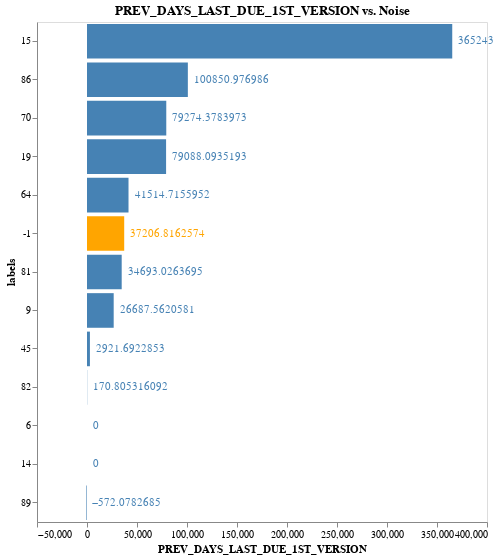

Notebook code for this chart:
### Markdown cell above
## Interpretation

Given that this feature is the ratio of an applicant's age to their number of days emplyed, it is not suprising that clusters 6 and 81 have the lowest percentage of their lives employed, while cluster 64 has spent most of their lives employed. These two features can be said to account for an applicant's life-experience and maturity.

### Code cell
plot_feature(top_5[3])

### Figure 1 — Vega-Lite specification as saved in the notebook (floating-point values rounded to 4 significant figures)
{"config": {"view": {"continuousWidth": 400, "continuousHeight": 300}}, "layer": [{"mark": "bar", "encoding": {"color": {"condition": {"value": "orange", "test": "(datum.labels === -1)"}, "value": "steelblue"}, "x": {"type": "quantitative", "axis": {"grid": false}, "field": "PREV_DAYS_LAST_DUE_1ST_VERSION", "title": "PREV_DAYS_LAST_DUE_1ST_VERSION"}, "y": {"type": "nominal", "field": "labels", "sort": {"field": "PREV_DAYS_LAST_DUE_1ST_VERSION", "order": "descending"}}}, "title": "PREV_DAYS_LAST_DUE_1ST_VERSION vs. Noise"}, {"mark": {"type": "text", "align": "left", "baseline": "middle", "dx": 6}, "encoding": {"color": {"condition": {"value": "orange", "test": "(datum.labels === -1)"}, "value": "steelblue"}, "text": {"type": "quantitative", "field": "PREV_DAYS_LAST_DUE_1ST_VERSION"}, "x": {"type": "quantitative", "axis": {"grid": false}, "field": "PREV_DAYS_LAST_DUE_1ST_VERSION", "title": "PREV_DAYS_LAST_DUE_1ST_VERSION"}, "y": {"type": "nominal", "field": "labels", "sort": {"field": "PREV_DAYS_LAST_DUE_1ST_VERSION", "order": "descending"}}}, "title": "PREV_DAYS_LAST_DUE_1ST_VERSION vs. Noise"}], "data": {"name": "data-80151b2b632f60379efc8b7cd56cab7f"}, "height": 500, "width": 450, "$schema": "https://vega.github.io/schema/vega-lite/v4.0.2.json", "datasets": {"data-80151b2b632f60379efc8b7cd56cab7f": [{"labels": -1, "PREV_DAYS_FIRST_DUE": 3839.0, "DAYS_EMPLOYED": 2376.0, "PERCENT_EMPLOYED_TO_AGE": 0.1504, "PREV_DAYS_LAST_DUE_1ST_VERSION": 37210.0, "FLAG_EMP_PHONE": 0.8787, "TARGET": 0.08115}, {"labels": 6, "PREV_DAYS_FIRST_DUE": 0.0, "DAYS_EMPLOYED": 63.45, "PERCENT_EMPLOYED_TO_AGE": 0.002907, "PREV_DAYS_LAST_DUE_1ST_VERSION": 0.0, "FLAG_EMP_PHONE": 0.07609, "TARGET": 0.07143}, {"labels": 9, "PREV_DAYS_FIRST_DUE": 10860.0, "DAYS_EMPLOYED": 2340.0, "PERCENT_EMPLOYED_TO_AGE": 0.1428, "PREV_DAYS_LAST_DUE_1ST_VERSION": 26690.0, "FLAG_EMP_PHONE": 0.8258, "TARGET": 0.0947}, {"labels": 14, "PREV_DAYS_FIRST_DUE": 0.0, "DAYS_EMPLOYED": 2032.0, "PERCENT_EMPLOYED_TO_AGE": 0.1356, "PREV_DAYS_LAST_DUE_1ST_VERSION": 0.0, "FLAG_EMP_PHONE": 0.9984, "TARGET": 0.06373}, {"labels": 15, "PREV_DAYS_FIRST_DUE": -1332.0, "DAYS_EMPLOYED": 1810.0, "PERCENT_EMPLOYED_TO_AGE": 0.1165, "PREV_DAYS_LAST_DUE_1ST_VERSION": 365200.0, "FLAG_EMP_PHONE": 0.8698, "TARGET": 0.1264}, {"labels": 19, "PREV_DAYS_FIRST_DUE": -727.3, "DAYS_EMPLOYED": 1945.0, "PERCENT_EMPLOYED_TO_AGE": 0.1213, "PREV_DAYS_LAST_DUE_1ST_VERSION": 79090.0, "FLAG_EMP_PHONE": 0.7607, "TARGET": 0.04908}, {"labels": 45, "PREV_DAYS_FIRST_DUE": 1885.0, "DAYS_EMPLOYED": 1543.0, "PERCENT_EMPLOYED_TO_AGE": 0.1174, "PREV_DAYS_LAST_DUE_1ST_VERSION": 2922.0, "FLAG_EMP_PHONE": 0.9775, "TARGET": 0.1139}, {"labels": 64, "PREV_DAYS_FIRST_DUE": 260.1, "DAYS_EMPLOYED": 2736.0, "PERCENT_EMPLOYED_TO_AGE": 0.1586, "PREV_DAYS_LAST_DUE_1ST_VERSION": 41510.0, "FLAG_EMP_PHONE": 0.8374, "TARGET": 0.07412}, {"labels": 70, "PREV_DAYS_FIRST_DUE": 127.1, "DAYS_EMPLOYED": 2226.0, "PERCENT_EMPLOYED_TO_AGE": 0.1455, "PREV_DAYS_LAST_DUE_1ST_VERSION": 79270.0, "FLAG_EMP_PHONE": 0.8864, "TARGET": 0.1067}, {"labels": 81, "PREV_DAYS_FIRST_DUE": 42800.0, "DAYS_EMPLOYED": 1137.0, "PERCENT_EMPLOYED_TO_AGE": 0.07377, "PREV_DAYS_LAST_DUE_1ST_VERSION": 34690.0, "FLAG_EMP_PHONE": 0.4751, "TARGET": 0.06229}, {"labels": 82, "PREV_DAYS_FIRST_DUE": -308.9, "DAYS_EMPLOYED": 1916.0, "PERCENT_EMPLOYED_TO_AGE": 0.127, "PREV_DAYS_LAST_DUE_1ST_VERSION": 170.8, "FLAG_EMP_PHONE": 0.9698, "TARGET": 0.1026}, {"labels": 86, "PREV_DAYS_FIRST_DUE": 735.4, "DAYS_EMPLOYED": 2058.0, "PERCENT_EMPLOYED_TO_AGE": 0.1341, "PREV_DAYS_LAST_DUE_1ST_VERSION": 100900.0, "FLAG_EMP_PHONE": 0.8382, "TARGET": 0.09482}, {"labels": 89, "PREV_DAYS_FIRST_DUE": -643.1, "DAYS_EMPLOYED": 2272.0, "PERCENT_EMPLOYED_TO_AGE": 0.1541, "PREV_DAYS_LAST_DUE_1ST_VERSION": -572.1, "FLAG_EMP_PHONE": 0.9953, "TARGET": 0.0857}]}}
